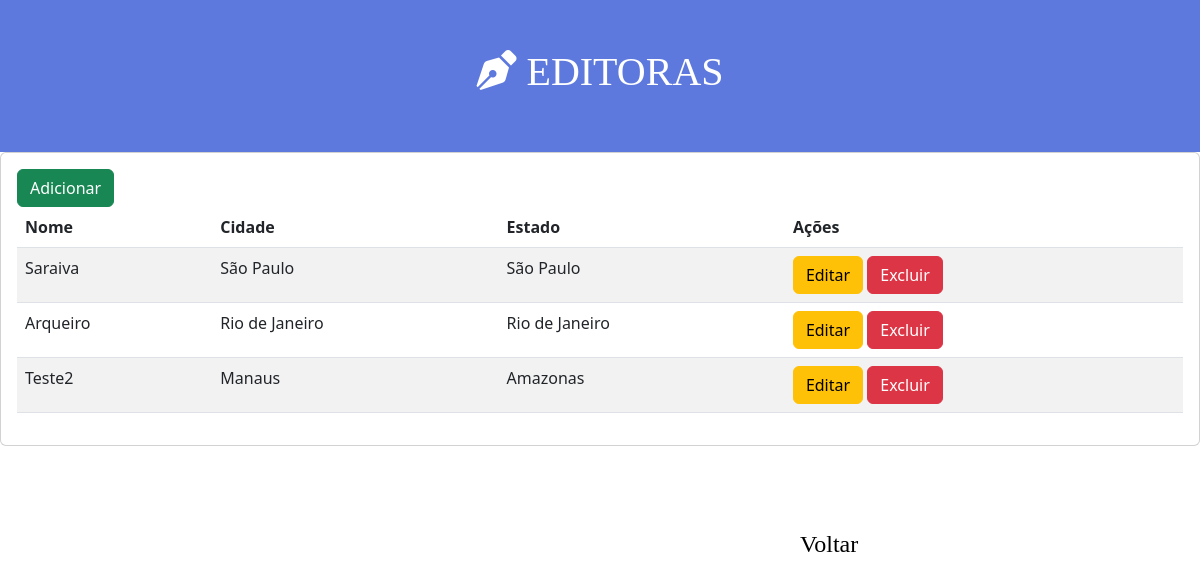
The page /editora/ on the database as committed earlier.
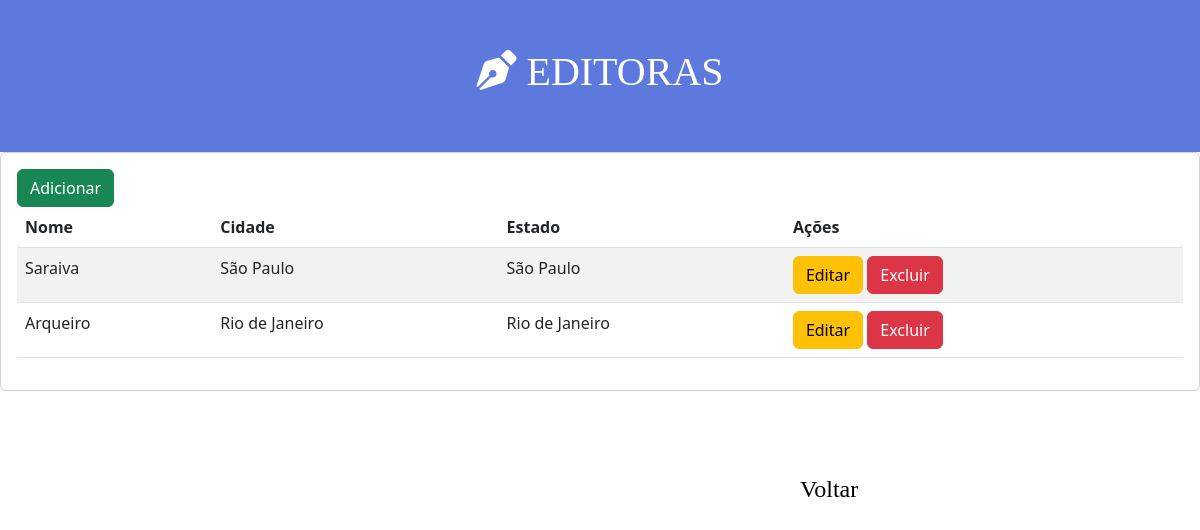
The same page on the database as committed later.
### portal/models.py (models this page shows, shortened)
class Editora(models.Model):
    nome = models.CharField(max_length=255)
    cidade = models.CharField(max_length=255)
    estado = models.CharField(max_length=255)

### portal/views.py (the view)
# urls.py: path('editora/', views.editora, name="editora"),
def editora(request):
    editoras = Editora.objects.all()
    context = {
        'editoras': editoras
    }
    return render(request, 'portal/editora.html', context)

### portal/templates/portal/editora.html
{% extends 'base.html' %}
{% block content %}
    <div class="header">
        <h1><i class="fas fa-pen-nib"></i> EDITORAS</h1>
    </div>
    <div class="card">
        <div class="card-body">
            <a class="btn btn-success" href="{% url 'editora_add' %}">Adicionar</a>
            <table class="table table-striped">
                <thead>
                    <tr>
                        <th>Nome</th>
                        <th>Cidade</th>
                        <th>Estado</th>
                        <th>Ações</th>
                    </tr>
                </thead>
                <tbody>
                    {% for editora in editoras %}
                        <tr>
                            <td>{{ editora.nome }}</td>
                            <td>{{ editora.cidade }}</td>
                            <td>{{ editora.estado }}</td>
                            <td>
                                <a class="btn btn-warning" href="{% url 'editora_edit' editora.id%}">Editar</a>
                                <a class="btn btn-danger" href="{% url 'editora_delete' editora.id %}"
                                onclick="return confirm('Tem certeza de que deseja deletar?')">Excluir</a>
                            </td>
                        </tr>
                    {% endfor %}
                </tbody>
            </table>
        </div>
    </div>
    <div class="botao-voltar">
        <a href="{% url 'home' %}">Voltar</a>
    </div>
{% endblock content %}

Rows that differ between the two databases and show on the page:
removed Editora: nome "Teste2", cidade "Manaus", estado "Amazonas"
